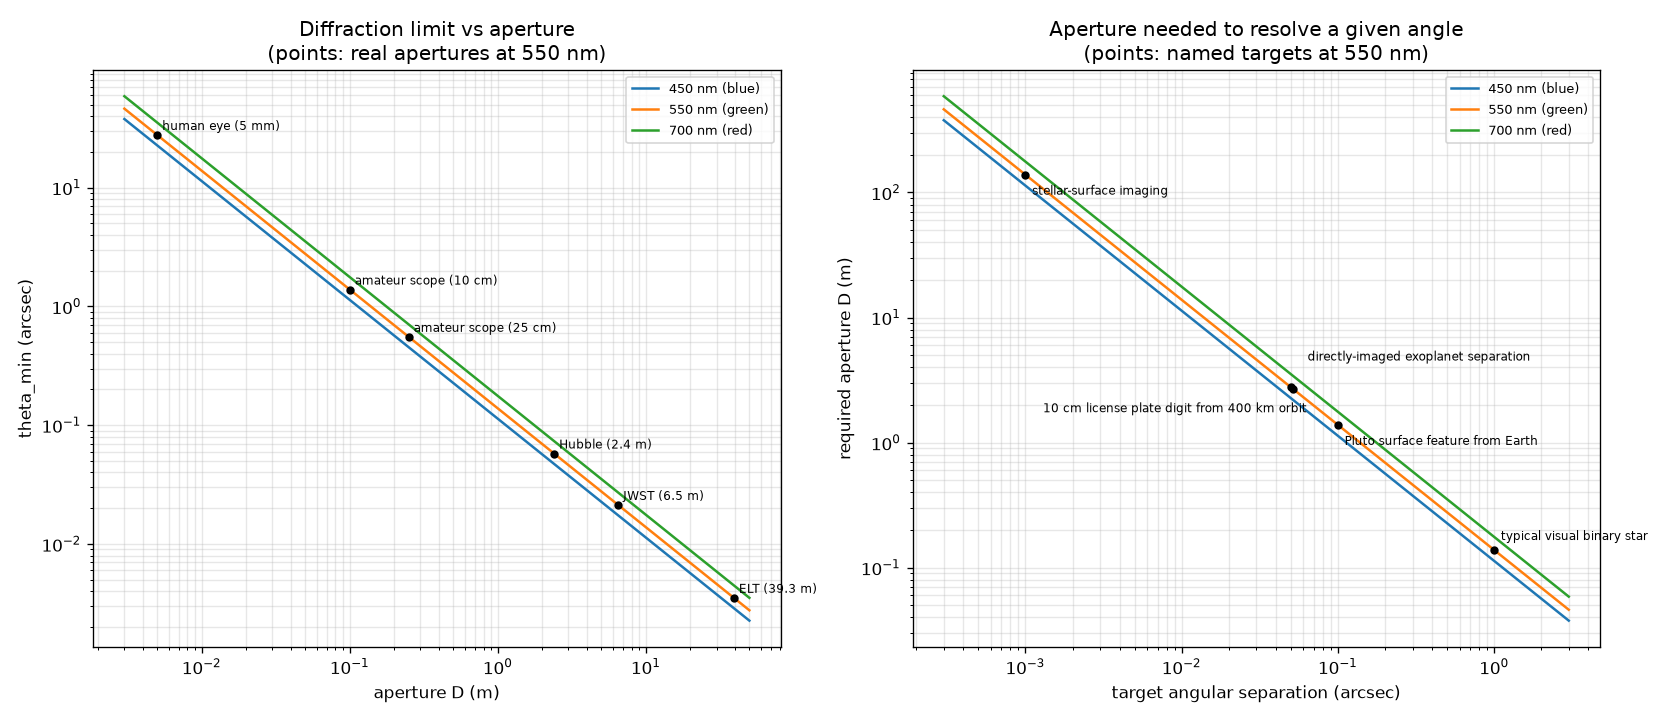

The Python source for this figure:
"""module-6 -- resolution.py  (Small Computational Experiment: Resolution)

Diffraction sets the angular resolution of any circular aperture (Rayleigh
criterion):

    theta_min = 1.22 * lambda / D            (radians)

Sweep a few wavelengths and apertures, convert theta_min to degrees,
arcminutes and arcseconds, then run the question the other way: given a
target angular separation (a binary star, a feature on a planet, a satellite
image), what aperture D would you need to just resolve it?
"""

import numpy as np
import matplotlib.pyplot as plt

WAVELENGTHS = {"450 nm (blue)": 450e-9, "550 nm (green)": 550e-9,
              "700 nm (red)": 700e-9}

# real apertures, metres -- human eye pupil up to an extremely large telescope
APERTURES = {"human eye (5 mm)": 0.005, "amateur scope (10 cm)": 0.10,
            "amateur scope (25 cm)": 0.25, "Hubble (2.4 m)": 2.4,
            "JWST (6.5 m)": 6.5, "ELT (39.3 m)": 39.3}

# targets to resolve, arcseconds -- used to invert the formula for D
TARGETS_ARCSEC = {
    "typical visual binary star (1.0 arcsec)": 1.0,
    "Pluto surface feature from Earth (0.10 arcsec)": 0.10,
    "directly-imaged exoplanet separation (0.05 arcsec)": 0.05,
    "stellar-surface imaging (1 milliarcsec)": 1e-3,
    "10 cm license plate digit from 400 km orbit": None,   # computed below
}
# angular size of a 0.10 m feature at 400 km (LEO): theta = size / distance
TARGETS_ARCSEC["10 cm license plate digit from 400 km orbit"] = \
    np.degrees(0.10 / 400e3) * 3600


def theta_min_rad(wavelength, D):
    return 1.22 * wavelength / D


def rad_to_units(theta_rad):
    deg = np.degrees(theta_rad)
    return deg, deg * 60.0, deg * 3600.0        # deg, arcmin, arcsec


def required_aperture(wavelength, theta_target_arcsec):
    theta_rad = np.deg2rad(theta_target_arcsec / 3600.0)
    return 1.22 * wavelength / theta_rad


def main():
    print("=" * 84)
    print("RAYLEIGH RESOLUTION   theta_min = 1.22 lambda / D")
    print("=" * 84)

    print("\n1. theta_min (arcsec) for every (wavelength, aperture) pair:")
    header = f"{'aperture':>24}" + "".join(f"{k:>16}" for k in WAVELENGTHS)
    print(header)
    for name, D in APERTURES.items():
        row = f"{name:>24}"
        for lam in WAVELENGTHS.values():
            _, _, arcsec = rad_to_units(theta_min_rad(lam, D))
            row += f"{arcsec:>16.4f}"
        print(row)

    name, D = "Hubble (2.4 m)", APERTURES["Hubble (2.4 m)"]
    lam_name, lam = "550 nm (green)", WAVELENGTHS["550 nm (green)"]
    th = theta_min_rad(lam, D)
    deg, arcmin, arcsec = rad_to_units(th)
    print(f"\n2. Full unit chain for {name}, {lam_name}:")
    print(f"   theta_min = 1.22 * {lam:.2e} / {D} = {th:.4e} rad")
    print(f"             = {deg:.6e} deg")
    print(f"             = {arcmin:.6e} arcmin")
    print(f"             = {arcsec:.6f} arcsec")

    print("\n3. Inverting it: what aperture D resolves a GIVEN angular "
          "separation?")
    header = f"{'target':>48} {'theta (arcsec)':>15}" + \
             "".join(f"{k:>16}" for k in WAVELENGTHS)
    print(header)
    for name, theta in TARGETS_ARCSEC.items():
        row = f"{name:>48} {theta:>15.4f}"
        for lam in WAVELENGTHS.values():
            D_req = required_aperture(lam, theta)
            row += f"{D_req:>16.3f}"
        print(row)

    print()
    print("Notes:")
    print(" - Hubble's real diffraction limit (~0.05-0.1 arcsec, visible) falls")
    print("   right out of the table above -- the formula alone predicts it.")
    print(" - Resolving 1 milliarcsecond needs a ~100+ m aperture at visible")
    print("   wavelengths -- bigger than any single mirror ever built. That gap")
    print("   is exactly why radio/optical INTERFEROMETRY (arrays of telescopes")
    print("   combined, e.g. the EHT, VLTI, ALMA) exists: it synthesizes the")
    print("   resolution of one huge aperture without building one huge mirror.")
    print(" - The 'read a license plate from orbit' aperture comes out a few")
    print("   metres -- Hubble-class -- which is the real reason that trope is")
    print("   physically plausible, not movie magic.")
    print("=" * 84)

    _plot()


def _plot():
    fig, (ax1, ax2) = plt.subplots(1, 2, figsize=(14, 6))

    D = np.geomspace(0.003, 50, 400)
    for name, lam in WAVELENGTHS.items():
        _, _, arcsec = rad_to_units(theta_min_rad(lam, D))
        ax1.loglog(D, arcsec, label=name)
    for name, Dv in APERTURES.items():
        _, _, a = rad_to_units(theta_min_rad(WAVELENGTHS["550 nm (green)"], Dv))
        ax1.plot(Dv, a, "ko", ms=4)
        ax1.annotate(name, (Dv, a), fontsize=7, xytext=(3, 3),
                     textcoords="offset points")
    ax1.set_xlabel("aperture D (m)")
    ax1.set_ylabel("theta_min (arcsec)")
    ax1.set_title("Diffraction limit vs aperture\n"
                  "(points: real apertures at 550 nm)")
    ax1.legend(fontsize=8); ax1.grid(True, which="both", alpha=0.3)

    theta = np.geomspace(3e-4, 3, 400)
    for name, lam in WAVELENGTHS.items():
        D_req = required_aperture(lam, theta)
        ax2.loglog(theta, D_req, label=name)
    offsets = [(4, 6), (4, -12), (10, 16), (4, -12), (-150, -14)]
    for (name, th), off in zip(TARGETS_ARCSEC.items(), offsets):
        Dv = required_aperture(WAVELENGTHS["550 nm (green)"], th)
        ax2.plot(th, Dv, "ko", ms=4)
        short = name.split("(")[0].strip()
        ax2.annotate(short, (th, Dv), fontsize=7, xytext=off,
                     textcoords="offset points")
    ax2.set_xlabel("target angular separation (arcsec)")
    ax2.set_ylabel("required aperture D (m)")
    ax2.set_title("Aperture needed to resolve a given angle\n"
                  "(points: named targets at 550 nm)")
    ax2.legend(fontsize=8); ax2.grid(True, which="both", alpha=0.3)

    fig.tight_layout()
    fig.savefig("resolution.png", dpi=120)


if __name__ == "__main__":
    main()
    plt.show()
